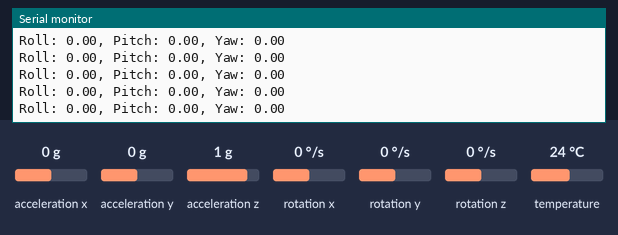
The sketch below on a simulated Arduino Uno, built with avr-gcc and run on an emulated ATmega328P. On the bench: the last lines printed to the serial monitor. The inputs (shaded band) are chosen by the test bench; at power-on: acceleration x 0 g, acceleration z 1 g, rotation z 0 °/s, rotation x 0 °/s, acceleration y 0 g, rotation y 0 °/s, temperature 24 °C.

Above: at 1.3 s.
1.4 s: acceleration x set to -1.4 g
At 2.2 s:
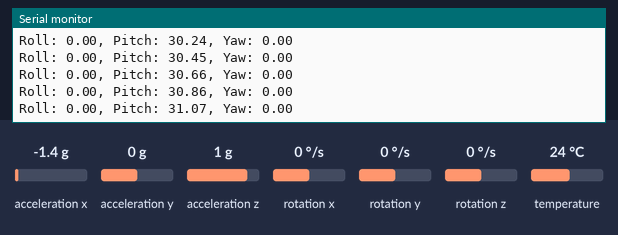
4.4 s: acceleration z set to -0.8 g
At 5.3 s:
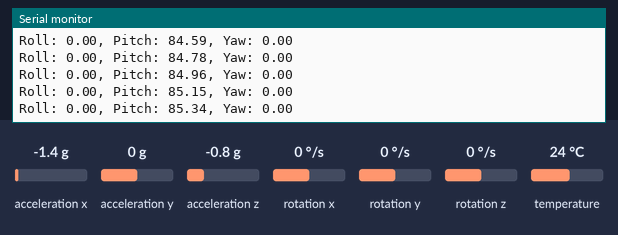
7.4 s: rotation z set to 100 °/s
At 8.4 s:
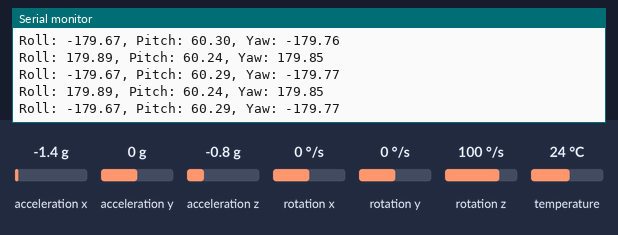
10.4 s: rotation x set to -100 °/s
At 11.4 s:
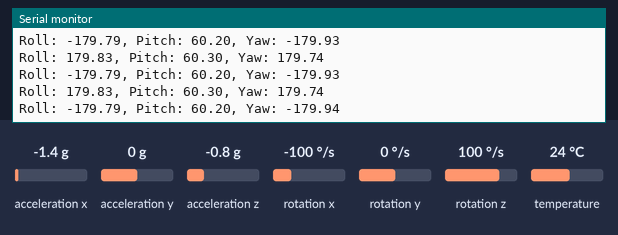
13.4 s: acceleration x set to -0.8 g
At 13.9 s:
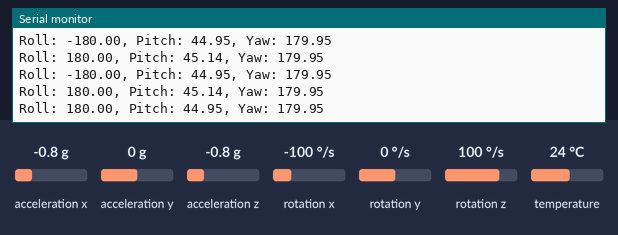
Timing chart, 0 to 14.5 s (numbered marks = the images above; inputs shaded):
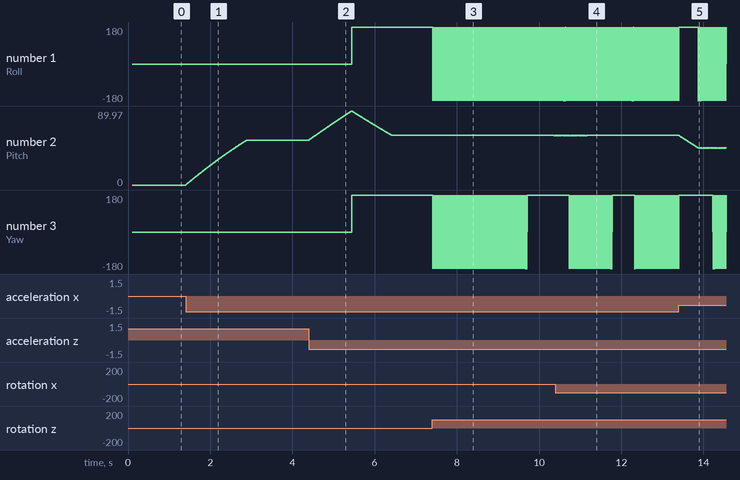

Measured:
- after the input at 1.4 s, the serial monitor: prints a new line at once (image 1)
- plotted number 2: 0 → 54.59 after the input at 1.4 s

The sketch:

balancer.ino
```cpp
#include <Wire.h>
#include <Adafruit_MPU6050.h>
#include <Adafruit_Sensor.h>
#include <MadgwickAHRS.h>

// MPU6050オブジェクトを作成
Adafruit_MPU6050 mpu;

// Madgwickフィルターオブジェクトを作成
Madgwick filter;
unsigned long lastUpdate = 0;
float deltat = 0.0f; // サンプリング周期

// 初期オフセット値
float initialRoll = 0.0f;
float initialPitch = 0.0f;
float initialYaw = 0.0f;

void setup() {
  // シリアル通信を開始
  Serial.begin(115200);

  // I2C通信を開始
  Wire.begin();

  // MPU6050を初期化
  if (!mpu.begin()) {
    Serial.println("MPU6050の初期化に失敗しました。センサーが接続されていることを確認してください。");
    while (1) {
      delay(10);
    }
  }

  // センサーの範囲を設定
  mpu.setAccelerometerRange(MPU6050_RANGE_2_G);
  mpu.setGyroRange(MPU6050_RANGE_250_DEG);
  mpu.setFilterBandwidth(MPU6050_BAND_21_HZ);

  // フィルターを初期化
  filter.begin(50); // サンプリングレートを50Hzに設定

  // センサーの初期化完了メッセージ
  Serial.println("MPU6050の初期化が完了しました。");

  // 最初のタイムスタンプを取得
  lastUpdate = micros();

  // 初期オフセットを計算
  delay(100); // センサーが安定するまで待機
  calculateInitialOffsets();
}

void loop() {
  // 現在の時間を取得
  unsigned long currentTime = micros();
  deltat = (currentTime - lastUpdate) / 1000000.0f;
  lastUpdate = currentTime;

  // センサーの値を取得
  sensors_event_t a, g, temp;
  mpu.getEvent(&a, &g, &temp);

  // Gyroデータをrad/sに変換（MPU6050のデフォルト出力はdeg/s）
  float gx = g.gyro.x * DEG_TO_RAD;
  float gy = g.gyro.y * DEG_TO_RAD;
  float gz = g.gyro.z * DEG_TO_RAD;

  // Madgwickフィルターを更新
  filter.updateIMU(gx, gy, gz, a.acceleration.x, a.acceleration.y, a.acceleration.z);

  // 姿勢角度を取得
  float roll = filter.getRoll() - initialRoll;
  float pitch = filter.getPitch() - initialPitch;
  float yaw = filter.getYaw() - initialYaw;

  // 姿勢角度をシリアルモニタに出力
  Serial.print("Roll: ");
  Serial.print(roll);
  Serial.print(", Pitch: ");
  Serial.print(pitch);
  Serial.print(", Yaw: ");
  Serial.println(yaw);

}

void calculateInitialOffsets() {
  sensors_event_t a, g, temp;
  mpu.getEvent(&a, &g, &temp);

  // Gyroデータをrad/sに変換（MPU6050のデフォルト出力はdeg/s）
  float gx = g.gyro.x * DEG_TO_RAD;
  float gy = g.gyro.y * DEG_TO_RAD;
  float gz = g.gyro.z * DEG_TO_RAD;

  // Madgwickフィルターを更新
  filter.updateIMU(gx, gy, gz, a.acceleration.x, a.acceleration.y, a.acceleration.z);

  // 初期角度を取得
  initialRoll = filter.getRoll();
  initialPitch = filter.getPitch();
  initialYaw = filter.getYaw();
}
```
